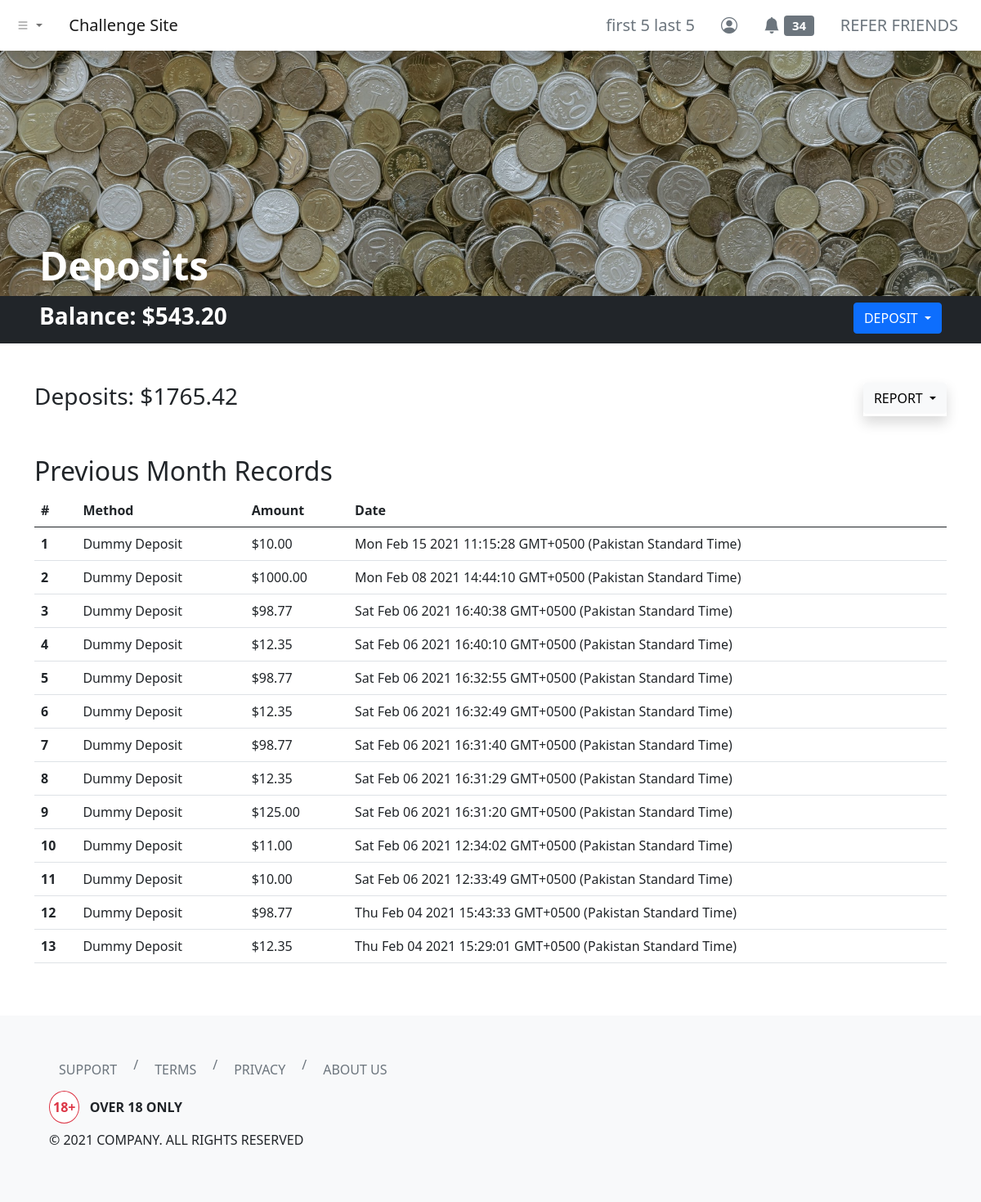
Page /dashboard/deposits/?report-filter=previous-month (signed in) on the committed database.
### tables this page shows
CREATE TABLE `users` (
  `id` int(11) NOT NULL,
  `username` varchar(255) NOT NULL,
  `first_name` varchar(255) NOT NULL,
  `last_name` varchar(255) NOT NULL,
  `email` varchar(255) NOT NULL,
  `user_password` varchar(255) NOT NULL,
  `balance` decimal(65,30) UNSIGNED NOT NULL DEFAULT 0.000000000000000000000000000000,
  `skill_points` int(11) NOT NULL
);

CREATE TABLE `deposit_log` (
  `deposit_id` int(11) NOT NULL,
  `deposit_by` int(11) NOT NULL,
  `method` varchar(255) NOT NULL,
  `amount` decimal(65,30) UNSIGNED NOT NULL,
  `client_date` varchar(255) NOT NULL,
  `server_timestamp` timestamp NOT NULL DEFAULT current_timestamp()
);

### php-apis/clean-input.php (called while the page is built)
<?php
function clean_input($data)
{
    $data = trim($data);
    $data = stripslashes($data);
    $data = htmlspecialchars($data);
    return $data;
}

### dashboard/deposits/index.php (the view, shortened to what this page needs)
<?php
include '../../header.php';
?>
<link rel="stylesheet" href="./index.css">
<div class="hero bg-dark d-flex align-items-end px-5">
    <h1 class="text-white display-5 fw-bold">Deposits</h1>
</div>
<div class="container-fluid bg-dark py-2 px-5">
    <div class="row">
        <div class="col d-flex justify-content-between">
            <h3 class="text-white fw-bold">Balance:
                <?php
                include_once '../../php-apis/db-config.php';
                include_once '../../php-apis/clean-input.php';
                $user_id = $_SESSION['id'];
                $sql3 = "SELECT * FROM users WHERE id=$user_id";
                $result3 = mysqli_query($conn, $sql3);
                if (mysqli_num_rows($result3) > 0) {
                    while ($row3 = mysqli_fetch_assoc($result3)) {
                        echo '$' . number_format($row3['balance'], 2, '.', '');
                    }
                } else {
                    header("Location: ../../php-apis/logout.php");
                    die();
                }
                ?>
            </h3>
            <div class="dropdown">
                <button class="btn btn-primary dropdown-toggle text-uppercase" type="button" data-bs-toggle="dropdown" aria-expanded="false">
                    Deposit
                </button>
            </div>
        </div>
    </div>
</div>
<div class="container my-5">
    <div class="row">
        <div class="col">
            <h3>Deposits:
                <?php
                $sql = "SELECT SUM(amount) AS depositSum FROM deposit_log WHERE deposit_by = $user_id";
                $result = mysqli_query($conn, $sql);
                if (mysqli_num_rows($result) > 0) {
                    while ($row = mysqli_fetch_assoc($result)) {
                        echo '$' . number_format($row['depositSum'], 2, '.', '');
                    }
                } else {
                    echo "$0.00";
                }
                ?>
            </h3>
        </div>
        <div class="col d-flex">
            <div class="dropdown shadow ms-auto">
                <button class="btn btn-light dropdown-toggle text-uppercase" type="button" data-bs-toggle="dropdown" aria-expanded="false">
                    Report
                </button>
            </div>
        </div>
    </div>
</div>
<div class="container my-5">
    <div class="row">
        <div class="col">
            <h2 class="text-capitalize"><?php echo (isset($_GET['report-filter']) && !empty($_GET['report-filter'])) ? (str_replace("-", " ", mysqli_real_escape_string($conn, clean_input($_GET['report-filter'])))) : ("All") ?> Records</h2>
            <table class="table">
                <thead>
                    <tr>
                        <th scope="col">#</th>
                        <th scope="col">Method</th>
                        <th scope="col">Amount</th>
                        <th scope="col">Date</th>
                    </tr>
                </thead>
                <tbody>
                    <?php
                    if (isset($_GET['report-filter']) && !empty($_GET['report-filter'])) {
                        $reportFilter = mysqli_real_escape_string($conn, clean_input($_GET["report-filter"]));
                        switch ($reportFilter) {
                            case "previous-month":
                                $sql2 = "SELECT * FROM deposit_log WHERE YEAR(server_timestamp) = YEAR(CURRENT_DATE() - INTERVAL 1 MONTH) AND MONTH(server_timestamp) = MONTH(CURRENT_DATE() - INTERVAL 1 MONTH) AND deposit_by = $user_id ORDER BY server_timestamp DESC";
                                break;
                        }
                    } else {
                        $sql2 = "SELECT * FROM deposit_log WHERE deposit_by = $user_id ORDER BY server_timestamp DESC";
                    }
                    $result2 = mysqli_query($conn, $sql2);
                    if (mysqli_num_rows($result2) > 0) {
                        $count = 1;
                        while ($row2 = mysqli_fetch_assoc($result2)) {
                    ?>
                            <tr>
                                <th scope="row"><?php echo $count; ?></th>
                                <td><?php echo $row2['method']; ?></td>
                                <td><?php echo '$' . number_format($row2['amount'], 2, '.', ''); ?></td>
                                <td><?php echo $row2['client_date']; ?></td>
                            </tr>
                        <?php
                            $count++;
                        }
                    } else {
                        ?>
                        <tr>
                            <td colspan="4" class="text-center text-danger">No Records Found!</td>
                        </tr>
                    <?php } ?>
                </tbody>
            </table>
        </div>
    </div>
</div>
<?php
include '../../footer.php';
?>

### header.php (shortened to what this page needs)
<?php
function urlPrefix()
{
    if (basename(getcwd()) === basename(__DIR__)) {
        return './';
    } elseif (basename(dirname(getcwd())) === basename(__DIR__)) {
        return '../';
    } elseif (basename(dirname(dirname(getcwd()))) === basename(__DIR__)) {
        return '../../';
    } elseif (basename(dirname(dirname(dirname(getcwd())))) === basename(__DIR__)) {
        return '../../../';
    } else {
        return './';
    }
}
?>
<!DOCTYPE html>
<html lang="en">
<head>
    <link href="https://cdn.jsdelivr.net/npm/bootstrap@5.0.0-beta2/dist/css/bootstrap.min.css" rel="stylesheet">
    <link rel="stylesheet" href="https://cdn.jsdelivr.net/npm/bootstrap-icons@1.3.0/font/bootstrap-icons.css">
</head>
<body>
    <nav class="navbar navbar-expand-sm navbar-light bg-white shadow">
        <div class="container-fluid">
            <ul class="navbar-nav me-4">
                <li class="nav-item dropdown">
                    <a class="nav-link dropdown-toggle" href="#" id="navbarDropdownMenuLink" role="button" data-bs-toggle="dropdown" aria-expanded="false">
                        <i class="bi bi-list"></i>
                    </a>
                </li>
            </ul>
            <a class="navbar-brand" href="<?php echo urlPrefix(); ?>">Challenge Site</a>
            <div class="collapse navbar-collapse" id="navbarNavDropdown">
                <ul class="navbar-nav ms-auto">
                    <?php if (isset($_SESSION['id'])) { ?>
                        <li class="nav-item">
                            <a class="btn btn-lg btn-outline-secondary border-0" aria-current="page" href="<?php echo urlPrefix() . 'dashboard/profile/'; ?>">
                                <?php
                                include_once urlPrefix() . 'php-apis/db-config.php';
                                $user_id = $_SESSION['id'];
                                $sql = "SELECT * FROM users WHERE id=$user_id";
                                $result = mysqli_query($conn, $sql);
                                if (mysqli_num_rows($result) > 0) {
                                    while ($row = mysqli_fetch_assoc($result)) {
                                        echo $row['first_name'] . ' ' . $row['last_name'];
                                    }
                                } else {
                                    header("Location: " . urlPrefix() . "php-apis/logout.php");
                                    die();
                                }
                                ?>
                            </a>
                        </li>
                        <li class="nav-item">
                            <a class="btn btn-lg btn-outline-secondary border-0" aria-current="page" href="<?php echo urlPrefix() . 'dashboard/profile/'; ?>"><i class="bi bi-person-circle"></i></a>
                        </li>
                        <li class="nav-item">
                            <a class="btn btn-lg btn-outline-secondary border-0" aria-current="page" href="<?php echo urlPrefix() . 'dashboard/notifications/'; ?>">
                                <i class="bi bi-bell-fill"></i>
                                <span class="badge bg-secondary">
                                    <?php
                                    $sql2 = "SELECT COUNT(*) AS unread_notifs FROM notifications WHERE notif_for = $user_id AND notif_status = 'unread'";
                                    $result2 = mysqli_query($conn, $sql2);
                                    if (mysqli_num_rows($result2) > 0) {
                                        while ($row2 = mysqli_fetch_assoc($result2)) {
                                            echo $row2['unread_notifs'];
                                        }
                                    } else {
                                        echo "0";
                                    }
                                    ?>
                                </span>
                            </a>
                        </li>
                        <li class="nav-item">
                            <a class="btn btn-lg btn-outline-secondary border-0" aria-current="page" href="<?php echo urlPrefix() . 'dashboard/refer/'; ?>">REFER FRIENDS</a>
                        </li>
                    <?php } else { ?>
                        <li class="nav-item">
                            <a class="btn btn-lg btn-outline-secondary border-0" aria-current="page" href="<?php echo urlPrefix() . 'login/'; ?>">ENTER</a>
                        </li>
                    <?php } ?>
                </ul>
            </div>
        </div>
    </nav>

### dashboard/deposits/index.css (style rules this page uses)
.hero { background-image: url('../../images/pawel-czerwinski-PtHP1wFSSYI-unsplash.jpg'); background-position: center; background-repeat: no-repeat; background-size: cover; min-height: 300px; }

### rows in the picture
users: first_name "first 5", last_name "last 5", balance "543.20"
deposit_log: method "Dummy Deposit", amount "10.00", client_date "Mon Feb 15 2021 11:15:28 GMT+0500 (Pakistan Standard Time)"
deposit_log: method "Dummy Deposit", amount "1000.00", client_date "Mon Feb 08 2021 14:44:10 GMT+0500 (Pakistan Standard Time)"
deposit_log: method "Dummy Deposit", amount "98.77", client_date "Sat Feb 06 2021 16:40:38 GMT+0500 (Pakistan Standard Time)"
deposit_log: method "Dummy Deposit", amount "12.35", client_date "Sat Feb 06 2021 16:40:10 GMT+0500 (Pakistan Standard Time)"
deposit_log: method "Dummy Deposit", amount "98.77", client_date "Sat Feb 06 2021 16:32:55 GMT+0500 (Pakistan Standard Time)"
deposit_log: method "Dummy Deposit", amount "12.35", client_date "Sat Feb 06 2021 16:32:49 GMT+0500 (Pakistan Standard Time)"
deposit_log: method "Dummy Deposit", amount "98.77", client_date "Sat Feb 06 2021 16:31:40 GMT+0500 (Pakistan Standard Time)"
deposit_log: method "Dummy Deposit", amount "12.35", client_date "Sat Feb 06 2021 16:31:29 GMT+0500 (Pakistan Standard Time)"
deposit_log: method "Dummy Deposit", amount "125.00", client_date "Sat Feb 06 2021 16:31:20 GMT+0500 (Pakistan Standard Time)"
deposit_log: method "Dummy Deposit", amount "11.00", client_date "Sat Feb 06 2021 12:34:02 GMT+0500 (Pakistan Standard Time)"
deposit_log: method "Dummy Deposit", amount "10.00", client_date "Sat Feb 06 2021 12:33:49 GMT+0500 (Pakistan Standard Time)"
deposit_log: method "Dummy Deposit", amount "98.77", client_date "Thu Feb 04 2021 15:43:33 GMT+0500 (Pakistan Standard Time)"
deposit_log: method "Dummy Deposit", amount "12.35", client_date "Thu Feb 04 2021 15:29:01 GMT+0500 (Pakistan Standard Time)"

### other values in the picture
$row2['unread_notifs'] "34"
$row['depositSum'] "1765.42"
